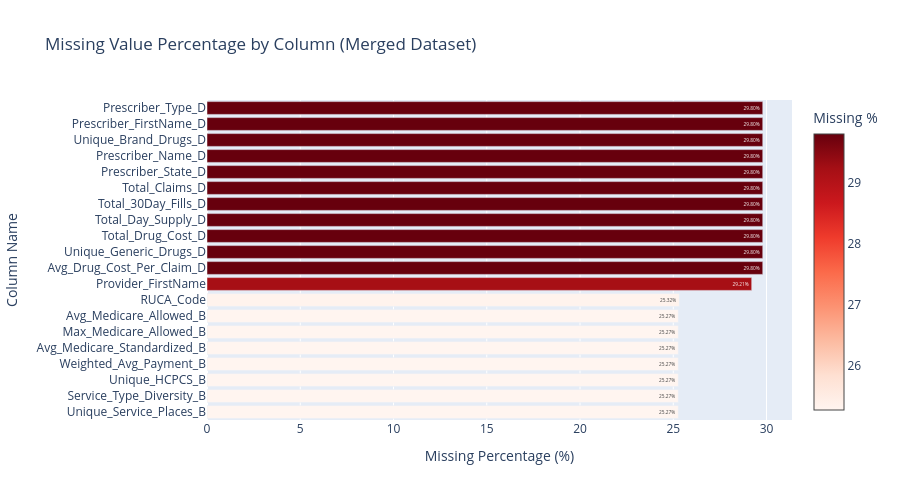

Source (notebook cell):
### Code cell
# Analyze missing values in the merged dataset
print("\n" + "="*80)
print("MISSING VALUE ANALYSIS - MERGED DATASET")
print("="*80)

# Calculate missing values
missing_data = pd.DataFrame({
    'Column': providers_df.columns,
    'Missing_Count': providers_df.isnull().sum().values,
    'Missing_Percent': (providers_df.isnull().sum().values / len(providers_df) * 100)
})
missing_data = missing_data.sort_values('Missing_Percent', ascending=False)

# Filter columns with missing values
missing_data_filtered = missing_data[missing_data['Missing_Count'] > 0]

print(f"\nTotal columns: {len(providers_df.columns)}")
print(f"Columns with missing values: {len(missing_data_filtered)}")
print(f"Columns without missing values: {len(providers_df.columns) - len(missing_data_filtered)}")

# Display table
print(f"\n{'Column':<40} {'Missing Count':<15} {'Missing %':<15}")
print("-" * 70)
for _, row in missing_data_filtered.iterrows():
    print(f"{row['Column']:<40} {int(row['Missing_Count']):<15,} {row['Missing_Percent']:<15.2f}")

# Create visualization
import plotly.graph_objects as go

# Only plot columns with missing values
plot_data = missing_data_filtered.head(20)  # Show top 20 if many columns

fig = go.Figure()

fig.add_trace(go.Bar(
    x=plot_data['Missing_Percent'],
    y=plot_data['Column'],
    orientation='h',
    marker=dict(
        color=plot_data['Missing_Percent'],
        colorscale='Reds',
        showscale=True,
        colorbar=dict(title="Missing %")
    ),
    text=[f"{val:.2f}%" for val in plot_data['Missing_Percent']],
    textposition='auto',
))

fig.update_layout(
    title="Missing Value Percentage by Column (Merged Dataset)",
    xaxis_title="Missing Percentage (%)",
    yaxis_title="Column Name",
    height=max(400, len(plot_data) * 25),
    showlegend=False,
    yaxis={'categoryorder': 'total ascending'}
)

fig.show()

print("="*80)

### Figure 1 — Plotly figure (JSON) as saved in the notebook; plotly's stock layout.template omitted (floating-point values rounded to 4 significant figures)
{"data": [{"marker": {"color": [29.8, 29.8, 29.8, 29.8, 29.8, 29.8, 29.8, 29.8, 29.8, 29.8, 29.8, 29.21, 25.32, 25.27, 25.27, 25.27, 25.27, 25.27, 25.27, 25.27], "colorbar": {"title": {"text": "Missing %"}}, "colorscale": [[0, "rgb(255,245,240)"], [0.125, "rgb(254,224,210)"], [0.25, "rgb(252,187,161)"], [0.375, "rgb(252,146,114)"], [0.5, "rgb(251,106,74)"], [0.625, "rgb(239,59,44)"], [0.75, "rgb(203,24,29)"], [0.875, "rgb(165,15,21)"], [1, "rgb(103,0,13)"]], "showscale": true}, "orientation": "h", "text": ["29.80%", "29.80%", "29.80%", "29.80%", "29.80%", "29.80%", "29.80%", "29.80%", "29.80%", "29.80%", "29.80%", "29.21%", "25.32%", "25.27%", "25.27%", "25.27%", "25.27%", "25.27%", "25.27%", "25.27%"], "textposition": "auto", "type": "bar", "x": [29.8, 29.8, 29.8, 29.8, 29.8, 29.8, 29.8, 29.8, 29.8, 29.8, 29.8, 29.21, 25.32, 25.27, 25.27, 25.27, 25.27, 25.27, 25.27, 25.27], "y": ["Prescriber_Type_D", "Prescriber_FirstName_D", "Avg_Drug_Cost_Per_Claim_D", "Unique_Generic_Drugs_D", "Total_Drug_Cost_D", "Total_Day_Supply_D", "Total_30Day_Fills_D", "Total_Claims_D", "Prescriber_State_D", "Prescriber_Name_D", "Unique_Brand_Drugs_D", "Provider_FirstName", "RUCA_Code", "Unique_Service_Places_B", "Service_Type_Diversity_B", "Unique_HCPCS_B", "Weighted_Avg_Payment_B", "Avg_Medicare_Standardized_B", "Max_Medicare_Allowed_B", "Avg_Medicare_Allowed_B"]}], "layout": {"height": 500, "showlegend": false, "title": {"text": "Missing Value Percentage by Column (Merged Dataset)"}, "xaxis": {"title": {"text": "Missing Percentage (%)"}}, "yaxis": {"categoryorder": "total ascending", "title": {"text": "Column Name"}}}}
